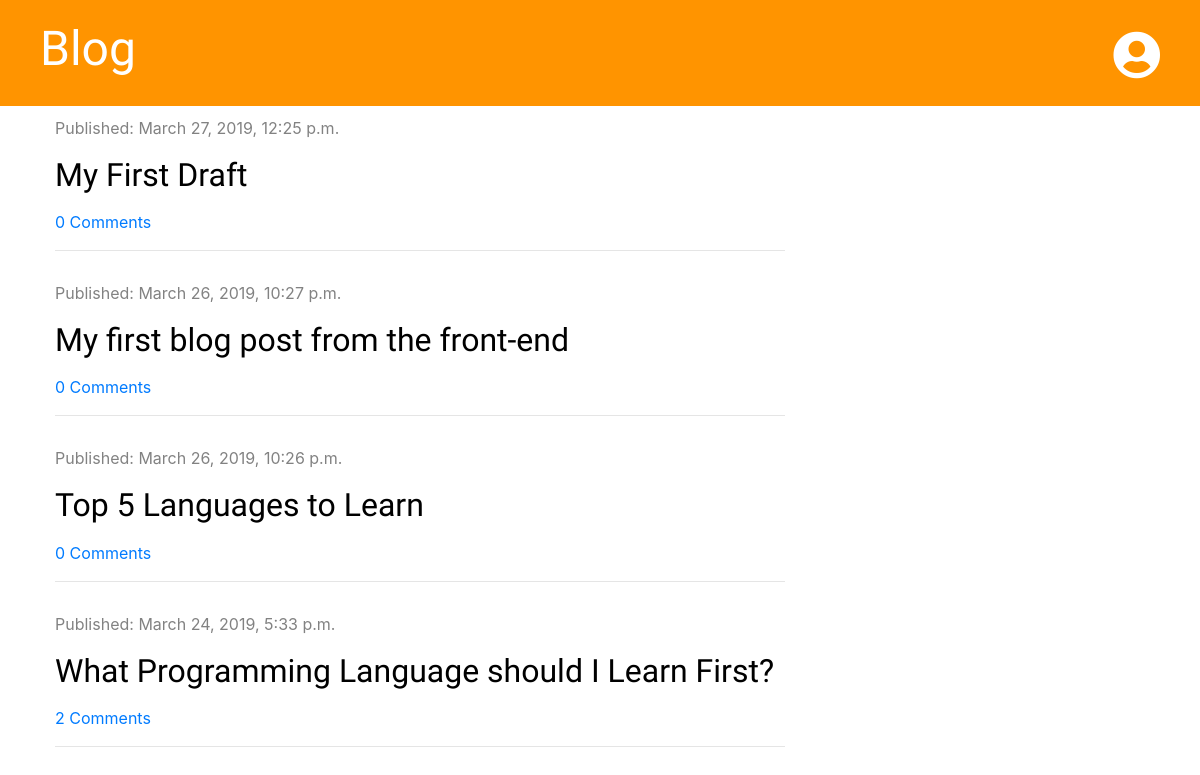
The page / on the database its author committed.
### blog/models.py (models this page shows, shortened)
class Post(models.Model):
    author = models.ForeignKey('auth.User', on_delete=models.CASCADE)
    title = models.CharField(max_length=200)
    text = models.TextField()
    date_created = models.DateTimeField(default=timezone.now)
    published_date = models.DateTimeField(blank=True, null=True)
    def approved_comments(self):
        return self.comments.filter(approved=True)

### blog/views.py (the view)
# urls.py: path('', views.post_list, name='post_list'),
def post_list(request):
    posts = Post.objects.filter(published_date__lte=timezone.now()).order_by('-published_date')
    stuff_for_frontend = {'posts': posts}
    return render(request,'blog/post_list.html',stuff_for_frontend)

### blog/templatetags/markdownify.py (called while the page is built)
@register.filter
def markdown(value):
    renderer = HighlightRenderer()
    markdown = mistune.Markdown(renderer=renderer)
    return markdown(value)

### blog/templates/blog/post_list.html (shortened to what this page needs)
{% extends 'blog/base.html' %}
{% load markdownify %}
{% block content %}
    {% for post in posts %}
        <div class="post">
            <div class="date">
                <p>Published: {{ post.published_date}}</p>
            </div>
            <h1><a href="{% url 'post_detail' pk=post.pk %}">{{ post.title }}</a></h1>
            <a href="{% url 'post_detail' pk=post.pk %}">{{ post.approved_comments.count }} Comments
            </a>
            <hr>
        </div>
    {% endfor %}
{% endblock %}

### blog/static/css/blog.css (style rules this page uses)
h1, h2, h3, h4 { font-family: 'Tangerine', 'Inconsolata', 'Droid San', 'Serif'; font-size: 24pt; }
.date { color: #828282; }
.post { margin-top: 10px; margin-bottom: 30px; }
.post h1 a { color: #000000; }

### rows shown on the page
Post: published_date "March 27, 2019, 12:25 p.m.", title "My First Draft", approved_comments.count "0"
Post: published_date "March 26, 2019, 10:27 p.m.", title "My first blog post from the front-end", approved_comments.count "0"
Post: published_date "March 26, 2019, 10:26 p.m.", title "Top 5 Languages to Learn", approved_comments.count "0"
Post: published_date "March 24, 2019, 5:33 p.m.", title "What Programming Language should I Learn First?", approved_comments.count "2"
